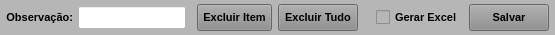
     <widget class="QWidget" name="widget_Cor8" native="true">
      <property name="sizePolicy">
       <sizepolicy hsizetype="Preferred" vsizetype="Preferred">
        <horstretch>0</horstretch>
        <verstretch>0</verstretch>
       </sizepolicy>
      </property>
      <property name="minimumSize">
       <size>
        <width>0</width>
        <height>0</height>
       </size>
      </property>
      <property name="maximumSize">
       <size>
        <width>16777215</width>
        <height>35</height>
       </size>
      </property>
      <property name="font">
       <font>
        <pointsize>8</pointsize>
       </font>
      </property>
      <property name="styleSheet">
       <string notr="true">background-color: rgb(182, 182, 182);</string>
      </property>
      <layout class="QHBoxLayout" name="horizontalLayout_21">
       <property name="spacing">
        <number>1</number>
       </property>
       <property name="leftMargin">
        <number>1</number>
       </property>
       <property name="topMargin">
        <number>1</number>
       </property>
       <property name="rightMargin">
        <number>1</number>
       </property>
       <property name="bottomMargin">
        <number>1</number>
       </property>
       <item>
        <widget class="QWidget" name="widget_24" native="true">
         <property name="maximumSize">
          <size>
           <width>16777215</width>
           <height>33</height>
          </size>
         </property>
         <property name="font">
          <font>
           <pointsize>8</pointsize>
          </font>
         </property>
         <property name="styleSheet">
          <string notr="true"/>
         </property>
         <layout class="QHBoxLayout" name="horizontalLayout_23">
          <property name="spacing">
           <number>5</number>
          </property>
          <property name="leftMargin">
           <number>5</number>
          </property>
          <property name="topMargin">
           <number>5</number>
          </property>
          <property name="rightMargin">
           <number>5</number>
          </property>
          <property name="bottomMargin">
           <number>5</number>
          </property>
          <item>
           <widget class="QLabel" name="label_28">
            <property name="sizePolicy">
             <sizepolicy hsizetype="Preferred" vsizetype="Preferred">
              <horstretch>0</horstretch>
              <verstretch>0</verstretch>
             </sizepolicy>
            </property>
            <property name="minimumSize">
             <size>
              <width>0</width>
              <height>0</height>
             </size>
            </property>
            <property name="maximumSize">
             <size>
              <width>75</width>
              <height>16777215</height>
             </size>
            </property>
            <property name="font">
             <font>
              <pointsize>8</pointsize>
              <weight>75</weight>
              <bold>true</bold>
             </font>
            </property>
            <property name="text">
             <string>Observação:</string>
            </property>
            <property name="alignment">
             <set>Qt::AlignRight|Qt::AlignTrailing|Qt::AlignVCenter</set>
            </property>
           </widget>
          </item>
          <item>
           <widget class="QLineEdit" name="line_Obs">
            <property name="sizePolicy">
             <sizepolicy hsizetype="Preferred" vsizetype="Preferred">
              <horstretch>0</horstretch>
              <verstretch>0</verstretch>
             </sizepolicy>
            </property>
            <property name="minimumSize">
             <size>
              <width>0</width>
              <height>0</height>
             </size>
            </property>
            <property name="maximumSize">
             <size>
              <width>16777215</width>
              <height>16777215</height>
             </size>
            </property>
            <property name="font">
             <font>
              <pointsize>8</pointsize>
             </font>
            </property>
            <property name="cursor">
             <cursorShape>IBeamCursor</cursorShape>
            </property>
            <property name="styleSheet">
             <string notr="true">background-color: rgb(255, 255, 255);</string>
            </property>
            <property name="inputMask">
             <string/>
            </property>
            <property name="text">
             <string/>
            </property>
            <property name="maxLength">
             <number>110</number>
            </property>
            <property name="frame">
             <bool>true</bool>
            </property>
            <property name="echoMode">
             <enum>QLineEdit::Normal</enum>
            </property>
            <property name="alignment">
             <set>Qt::AlignLeading|Qt::AlignLeft|Qt::AlignVCenter</set>
            </property>
           </widget>
          </item>
         </layout>
        </widget>
       </item>
       <item>
        <widget class="QWidget" name="widget_25" native="true">
         <property name="font">
          <font>
           <pointsize>8</pointsize>
          </font>
         </property>
         <property name="styleSheet">
          <string notr="true"/>
         </property>
         <layout class="QHBoxLayout" name="horizontalLayout_24">
          <property name="spacing">
           <number>6</number>
          </property>
          <property name="leftMargin">
           <number>5</number>
          </property>
          <property name="topMargin">
           <number>3</number>
          </property>
          <property name="rightMargin">
           <number>5</number>
          </property>
          <property name="bottomMargin">
           <number>3</number>
          </property>
          <item>
           <widget class="QPushButton" name="btn_ExcluirItem_Sol">
            <property name="sizePolicy">
             <sizepolicy hsizetype="Preferred" vsizetype="Preferred">
              <horstretch>0</horstretch>
              <verstretch>0</verstretch>
             </sizepolicy>
            </property>
            <property name="maximumSize">
             <size>
              <width>75</width>
              <height>16777215</height>
             </size>
            </property>
            <property name="font">
             <font>
              <pointsize>8</pointsize>
              <weight>75</weight>
              <bold>true</bold>
             </font>
            </property>
            <property name="cursor">
             <cursorShape>PointingHandCursor</cursorShape>
            </property>
            <property name="layoutDirection">
             <enum>Qt::LeftToRight</enum>
            </property>
            <property name="autoFillBackground">
             <bool>false</bool>
            </property>
            <property name="styleSheet">
             <string notr="true">background-color: rgb(141, 141, 141);</string>
            </property>
            <property name="text">
             <string>Excluir Item</string>
            </property>
            <property name="checkable">
             <bool>false</bool>
            </property>
            <property name="autoDefault">
             <bool>false</bool>
            </property>
            <property name="default">
             <bool>false</bool>
            </property>
            <property name="flat">
             <bool>false</bool>
            </property>
           </widget>
          </item>
          <item>
           <widget class="QPushButton" name="btn_ExcluirTudo_Sol">
            <property name="sizePolicy">
             <sizepolicy hsizetype="Preferred" vsizetype="Preferred">
              <horstretch>0</horstretch>
              <verstretch>0</verstretch>
             </sizepolicy>
            </property>
            <property name="maximumSize">
             <size>
              <width>80</width>
              <height>16777215</height>
             </size>
            </property>
            <property name="font">
             <font>
              <pointsize>8</pointsize>
              <weight>75</weight>
              <bold>true</bold>
             </font>
            </property>
            <property name="cursor">
             <cursorShape>PointingHandCursor</cursorShape>
            </property>
            <property name="layoutDirection">
             <enum>Qt::LeftToRight</enum>
            </property>
            <property name="autoFillBackground">
             <bool>false</bool>
            </property>
            <property name="styleSheet">
             <string notr="true">background-color: rgb(141, 141, 141);</string>
            </property>
            <property name="text">
             <string>Excluir Tudo</string>
            </property>
            <property name="checkable">
             <bool>false</bool>
            </property>
            <property name="autoDefault">
             <bool>false</bool>
            </property>
            <property name="default">
             <bool>false</bool>
            </property>
            <property name="flat">
             <bool>false</bool>
            </property>
           </widget>
          </item>
          <item>
           <widget class="QLabel" name="label_40">
            <property name="font">
             <font>
              <pointsize>8</pointsize>
             </font>
            </property>
            <property name="text">
             <string/>
            </property>
           </widget>
          </item>
          <item>
           <widget class="QCheckBox" name="check_Excel">
            <property name="sizePolicy">
             <sizepolicy hsizetype="Preferred" vsizetype="Preferred">
              <horstretch>0</horstretch>
              <verstretch>0</verstretch>
             </sizepolicy>
            </property>
            <property name="font">
             <font>
              <pointsize>8</pointsize>
              <weight>75</weight>
              <bold>true</bold>
             </font>
            </property>
            <property name="text">
             <string>Gerar Excel</string>
            </property>
            <property name="checked">
             <bool>false</bool>
            </property>
           </widget>
          </item>
          <item>
           <widget class="QPushButton" name="btn_Salvar">
            <property name="sizePolicy">
             <sizepolicy hsizetype="Preferred" vsizetype="Preferred">
              <horstretch>0</horstretch>
              <verstretch>0</verstretch>
             </sizepolicy>
            </property>
            <property name="maximumSize">
             <size>
              <width>80</width>
              <height>16777215</height>
             </size>
            </property>
            <property name="font">
             <font>
              <pointsize>8</pointsize>
              <weight>75</weight>
              <bold>true</bold>
             </font>
            </property>
            <property name="cursor">
             <cursorShape>PointingHandCursor</cursorShape>
            </property>
            <property name="styleSheet">
             <string notr="true">background-color: rgb(141, 141, 141);</string>
            </property>
            <property name="text">
             <string>Salvar</string>
            </property>
           </widget>
          </item>
         </layout>
        </widget>
       </item>
      </layout>
     </widget>
